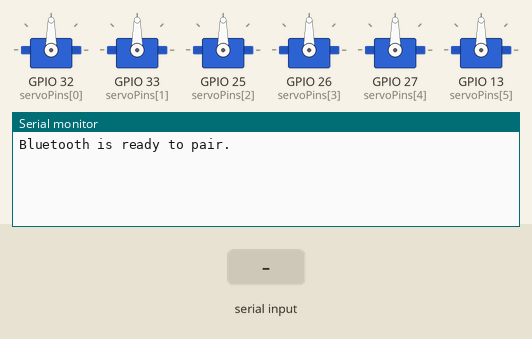
Recording of a sketch running on a simulated ESP32. On the bench: 6 × servo, the last lines printed to the serial monitor. The test bench sets the inputs (shaded band). Nothing arrives over Bluetooth unless stated.

Above: at 1.2 s.
1.3 s: "90:45\n" received over the second serial link
At 2.8 s:
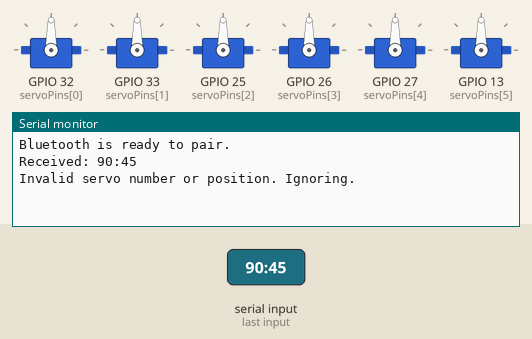
3.8 s: "5\n" received over the second serial link
At 5.9 s:
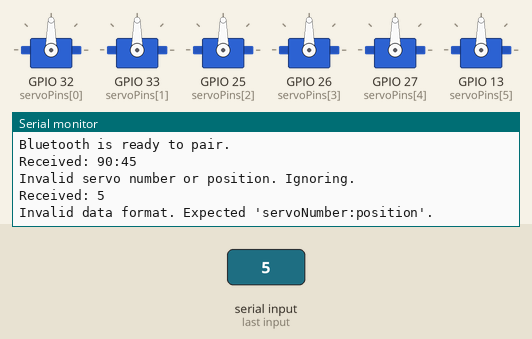
6.3 s: "1:90\n" received over the second serial link
At 7.8 s:
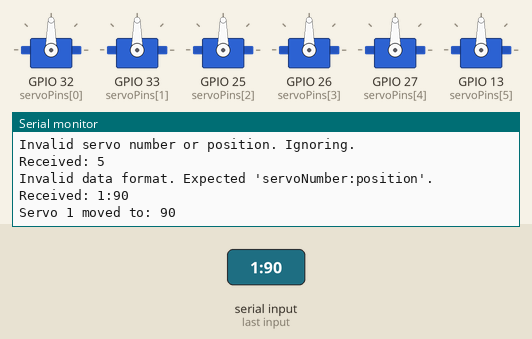

Measured:
- after the input at 1.3 s, the serial monitor: prints a new line after 1.0 s (image 1)
- after the input at 3.8 s, the serial monitor: prints a new line after 1.0 s (image 2)
- after the input at 6.3 s, the serial monitor: prints a new line after 1.0 s (image 3)

The sketch:

Robotic_Arm_v4.ino
```cpp
//#include <Arduino.h> //uncomment this line if using platformIo
#include <BluetoothSerial.h>
#include <ESP32Servo.h>

BluetoothSerial SerialBT; // Create a BluetoothSerial object

// Create an array of Servo objects
Servo myServos[6];
int servoPins[6] = {32, 33, 25, 26, 27, 13}; // Pins connected to servos
int servoPositions[6] = {90, 90, 90, 90, 90, 90}; // Default positions for all servos

void setup() {
  Serial.begin(115200); // Start Serial Monitor for debugging
  SerialBT.begin("ESP32ServoControl"); // Bluetooth name
  Serial.println("Bluetooth is ready to pair.");

  // Attach each servo to its respective pin
  for (int i = 0; i < 6; i++) {
    myServos[i].attach(servoPins[i]);
    myServos[i].write(servoPositions[i]); // Set initial positions
  }
}

void loop() {
  if (SerialBT.available()) { // Check if Bluetooth data is available
    String data = SerialBT.readString(); // Read the data as a string
    Serial.print("Received: ");
    Serial.println(data);

    // Expect data in the format "servoNumber:position" (e.g., "1:90")
    int separatorIndex = data.indexOf(':');
    if (separatorIndex > 0) {
      int servoNumber = data.substring(0, separatorIndex).toInt(); // Extract servo number
      int newPosition = data.substring(separatorIndex + 1).toInt(); // Extract position

      // Validate servo number and position
      if (servoNumber >= 1 && servoNumber <= 6 && newPosition >= 0 && newPosition <= 180) {
        servoPositions[servoNumber - 1] = newPosition; // Update position array
        myServos[servoNumber - 1].write(newPosition); // Move the specified servo
        Serial.print("Servo ");
        Serial.print(servoNumber);
        Serial.print(" moved to: ");
        Serial.println(newPosition);
      } else {
        Serial.println("Invalid servo number or position. Ignoring.");
      }
    } else {
      Serial.println("Invalid data format. Expected 'servoNumber:position'.");
    }
  }
}
```
